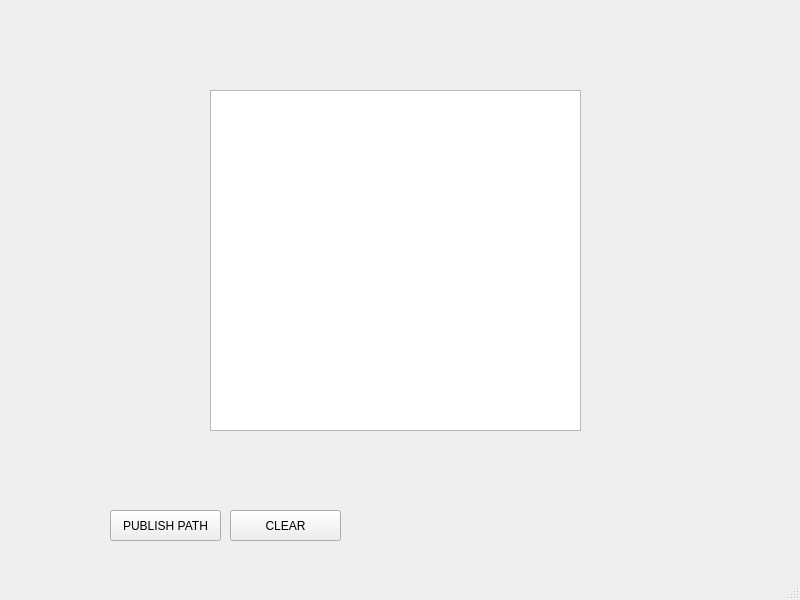
<?xml version="1.0" encoding="UTF-8"?>
<ui version="4.0">
 <class>MainWindow</class>
 <widget class="QMainWindow" name="MainWindow">
  <property name="geometry">
   <rect>
    <x>0</x>
    <y>0</y>
    <width>800</width>
    <height>600</height>
   </rect>
  </property>
  <property name="windowTitle">
   <string>MainWindow</string>
  </property>
  <widget class="QWidget" name="centralwidget">
   <widget class="QGraphicsView" name="map_view">
    <property name="geometry">
     <rect>
      <x>210</x>
      <y>90</y>
      <width>371</width>
      <height>341</height>
     </rect>
    </property>
   </widget>
   <widget class="QPushButton" name="btn_publish">
    <property name="geometry">
     <rect>
      <x>110</x>
      <y>510</y>
      <width>111</width>
      <height>31</height>
     </rect>
    </property>
    <property name="text">
     <string>PUBLISH PATH</string>
    </property>
   </widget>
   <widget class="QPushButton" name="btn_clear">
    <property name="geometry">
     <rect>
      <x>230</x>
      <y>510</y>
      <width>111</width>
      <height>31</height>
     </rect>
    </property>
    <property name="text">
     <string>CLEAR</string>
    </property>
   </widget>
  </widget>
  <widget class="QMenuBar" name="menubar">
   <property name="geometry">
    <rect>
     <x>0</x>
     <y>0</y>
     <width>800</width>
     <height>22</height>
    </rect>
   </property>
  </widget>
  <widget class="QStatusBar" name="statusbar"/>
 </widget>
 <resources/>
 <connections/>
</ui>
